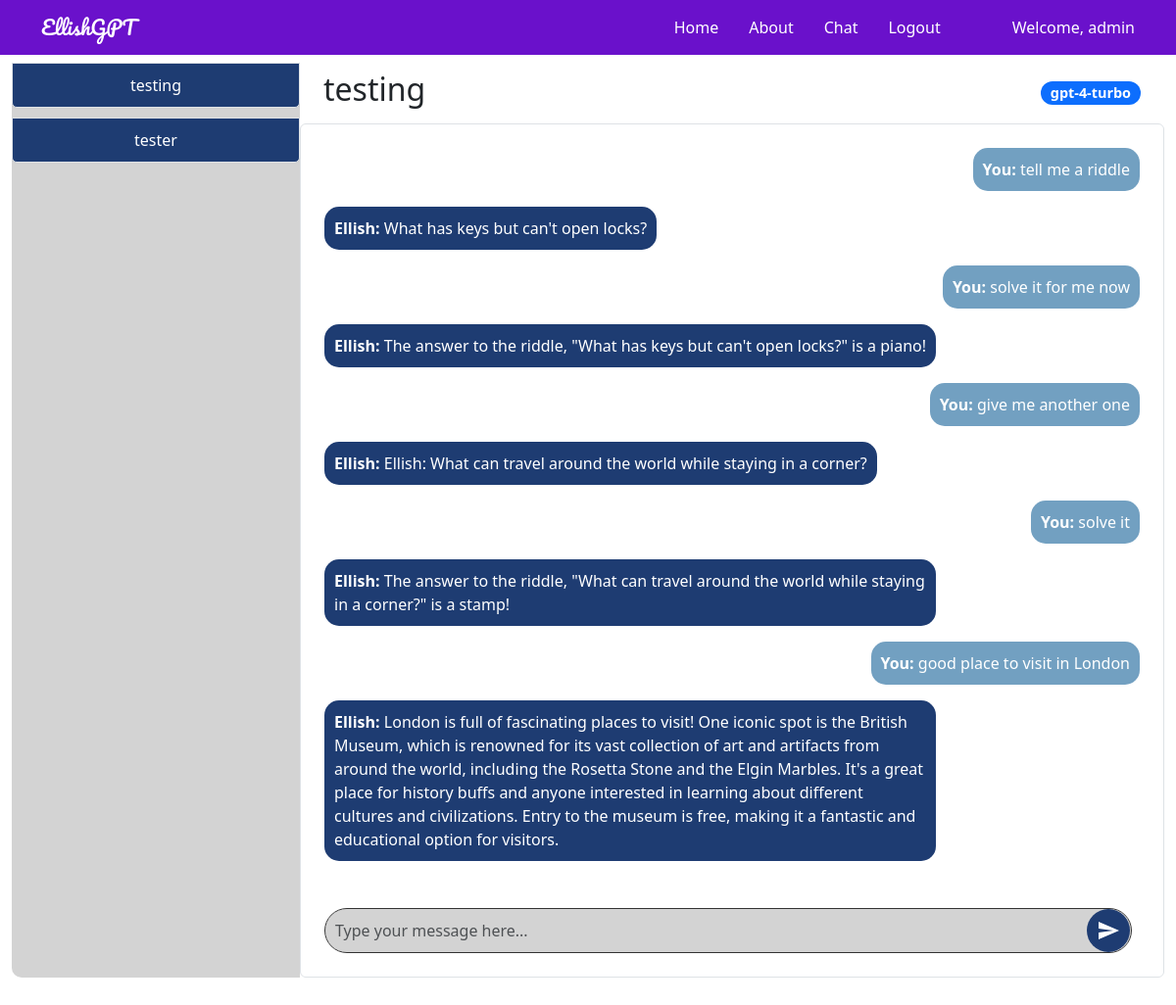
Screenshot of /chat/3 (signed in) with the database file from the repository.
### tables this page shows
CREATE TABLE users (
        userid INTEGER PRIMARY KEY,
        username TEXT NOT NULL UNIQUE,
        password TEXT NOT NULL
    );

CREATE TABLE chats (
        chat_id INTEGER PRIMARY KEY,
        user_id INTEGER,
        model_id INTEGER,
        title TEXT,
        chat TEXT,
        time DATETIME,
        model_name TEXT,
        FOREIGN KEY(user_id) REFERENCES users(userid),
        FOREIGN KEY(model_id) REFERENCES models(modelid)
    );

CREATE TABLE chat_messages (
        id INTEGER PRIMARY KEY AUTOINCREMENT,
        chat_id INTEGER,
        sender TEXT,
        message TEXT,
        timestamp DATETIME DEFAULT CURRENT_TIMESTAMP,
        FOREIGN KEY (chat_id) REFERENCES chats(chat_id)
    );

### genaiserver_wl_folder/flask_app.py (the view, shortened to what this page needs)
@app.route('/chat/<int:chat_id>', methods=['GET', 'POST'])
@login_required
def open_chat(chat_id):
    try:
        g.db = connect_db()
        username = session['username']
        cur = g.db.execute('SELECT userid FROM users WHERE username = ?', (username,))
        user_id = cur.fetchone()[0]
        cur = g.db.execute('SELECT * FROM chats WHERE chat_id = ?', (chat_id,))
        chat = cur.fetchone()
        if chat is None:
            logging.error(f"Chat with id {chat_id} not found.")
            flash("Chat not found.")
            return redirect(url_for('chat'))
        chat_data = dict(time=chat[5], chat=chat[4], title=chat[3], chat_id=chat[0], model_name=chat[6])
        cur_messages = g.db.execute('SELECT sender, message FROM chat_messages WHERE chat_id = ? ORDER BY timestamp DESC LIMIT 10', (chat_id,))
        messages = [{'sender': row[0], 'message': row[1]} for row in cur_messages.fetchall()]
        messages.reverse()  # Reverse to show the latest message at the bottom
        cur2 = g.db.execute('SELECT * FROM chats WHERE user_id = ? ORDER BY time;', (user_id,))
        chats = [dict(time=row[5], chat=row[4], title=row[3], chat_id=row[0], model_name=row[6]) for row in cur2.fetchall()]
        g.db.close()
        return render_template("chat_detail.html", app_data=app_data, chat=chat_data, messages=messages, chats=chats)
    except Exception as e:
        logging.exception(f"Error opening chat {chat_id}: {e}")
        flash("An error occurred while trying to open the chat.")
        return redirect(url_for('chat'))

### genaiserver_wl_folder/flask_app.py (called while the page is built)
def connect_db():
    return sqlite3.connect('serverdatabase.db')

def login_required(f):
    @wraps(f)
    def wrap(*args, **kwargs):
        if 'logged_in' in session:
            return f(*args, **kwargs)
        else:
            flash('You need to login first.')
            return redirect(url_for('login'))
    return wrap

### templates/chat_detail.html (shortened to what this page needs)
{% extends 'layout.html' %} {% block body %}
<div class="container-fluid">
    <div class="row" style="height: 90vh; overflow: hidden">
        <div class="col-md-3 d-flex align-items-stretch p-0">
            <div
                class="list-group sidebar d-flex flex-column justify-content-start w-100"
                style="
                    height: 100%;
                    border-radius: 10px 0 0 10px;
                    background-color: #d3d3d3;
                "
            >
                {% for chat in chats %}
                <div class="position-relative chat-item">
                    <a
                        href="{{ url_for('open_chat', chat_id=chat.chat_id) }}"
                        class="list-group-item list-group-item-action sidebar-item"
                    >
                        {{ chat.title }}
                    </a>
                </div>
                {% endfor %}
            </div>
        </div>
        <div
            class="col-md-9 d-flex flex-column p-0"
            style="
                height: 100%;
                border-radius: 0 10px 10px 0;
                background-color: #ffffff;
            "
        >
            <div
                class="d-flex justify-content-between align-items-center w-100 px-4 py-2"
                style="flex-shrink: 0"
            >
                <h2>{{ chat.title }}</h2>
                <span class="badge bg-primary">{{ chat.model_name }}</span>
            </div>
            <div
                class="chat-box p-4 border rounded bg-white"
                style="
                    flex-grow: 1;
                    padding: 20px;
                    height: 0;
                    border: 2px solid black;
                    overflow-y: auto;
                "
            >
                <div
                    id="chatHistory"
                    class="chat-history mb-4"
                    style="flex-grow: 1; padding-bottom: 1rem"
                >
                    {% for message in messages %}
                    <div
                        class="chat-message {{ 'align-self-end' if message.sender == 'You' else 'align-self-start' }}"
                        style="display: flex; flex-direction: column; align-items: {{ 'flex-end' if message.sender == 'You' else 'flex-start' }};"
                    >
                        <div
                            class="message-bubble {{ 'user-bubble' if message.sender == 'You' else 'bot-bubble' }}"
                            style="{{ 'background-color: #72a0c1; color: white;' if message.sender == 'You' else 'background-color: #1e3c72; color: white;' }}"
                        >
                            <strong>{{ message.sender }}:</strong> {{
                            message.message }}
                        </div>
                    </div>
                    {% endfor %}
                </div>
                <div class="chat-input" style="flex-shrink: 0">
                    <form id="chatForm" class="d-flex align-items-center">
                        <textarea
                            class="form-control me-2"
                            rows="1"
                            name="chat"
                            id="chatInput"
                            placeholder="Type your message here..."
                            style="
                                background-color: #d3d3d3;
                                color: black;
                                border: 1px solid #333;
                                border-radius: 25px;
                                padding: 10px;
                                resize: none;
                                flex-grow: 1;
                                max-height: 100px;
                                overflow-y: auto;
                            "
                        ></textarea>
                        <button
                            class="btn btn-gradient"
                            type="button"
                            onclick="sendChat()"
                            style="
                                background: #1e3c72;
                                color: white;
                                border: none;
                                border-radius: 50%;
                                padding: 10px;
                                display: flex;
                                align-items: center;
                                justify-content: center;
                                position: absolute;
                                right: 10px;
                            "
                        >
                            <svg
                                xmlns="http://www.w3.org/2000/svg"
                                width="24"
                                height="24"
                                fill="white"
                                viewBox="0 0 24 24"
                            >
                                <path
                                    d="M2.01 21l20.99-9-20.99-9-.01 7 15 2-15 2z"
                                />
                            </svg>
                        </button>
                    </form>
                </div>
            </div>
        </div>
    </div>
</div>
{% endblock %}

### templates/layout.html (shortened to what this page needs)
<!doctype html>
<html lang="en">
    <head>
        <link
            href="https://cdn.jsdelivr.net/npm/bootstrap@5.3.0-alpha1/dist/css/bootstrap.min.css"
            rel="stylesheet"
        />
    </head>
    <body style="margin: 0; padding: 0">
        {% include 'includes/_navbar.html' %}
        <main role="main" class="container-fluid pt-5 mt-3">
            {% block body %}{% endblock %}
        </main>
    </body>
</html>

### templates/includes/_navbar.html (shortened to what this page needs)
<nav
    class="navbar navbar-expand-lg navbar-light fixed-top"
    style="background-color: #6a11cb"
>
    <div class="container">
        <a
            class="navbar-brand"
            href="/"
            style="color: white; font-family: &quot;Pacifico&quot;, cursive"
            >{{ app_data['project_name'] }}</a
        >
        <div class="collapse navbar-collapse" id="navbarResponsive">
            <ul class="navbar-nav ml-auto" style="margin-left: auto">
                <li
                    class="nav-item {% if request.path == '/' %}active{% endif %}"
                >
                    <a class="nav-link" href="/" style="color: white">Home</a>
                </li>
                <li
                    class="nav-item {% if request.path == '/about' %}active{% endif %}"
                >
                    <a class="nav-link" href="/about" style="color: white"
                        >About</a
                    >
                </li>
                <li
                    class="nav-item {% if request.path == '/chat' %}active{% endif %}"
                >
                    <a class="nav-link" href="/chat" style="color: white"
                        >Chat</a
                    >
                </li>
                {% if "logged_in" not in session %}
                <li
                    class="nav-item {% if request.path == '/login' %}active{% endif %}"
                >
                    <a class="nav-link" href="/login" style="color: white"
                        >Login</a
                    >
                </li>
                <li
                    class="nav-item {% if request.path == '/register' %}active{% endif %}"
                >
                    <a class="nav-link" href="/register" style="color: white"
                        >Register</a
                    >
                </li>
                {% else %}
                <li
                    class="nav-item {% if request.path == '/logout' %}active{% endif %}"
                >
                    <a class="nav-link" href="/logout" style="color: white"
                        >Logout</a
                    >
                </li>
                {% endif %}
            </ul>
            {% if "logged_in" in session %}
            <span class="navbar-text" style="margin-left: 50px; color: white"
                >Welcome, {{ session['username'] }}</span
            >
            {% endif %}
        </div>
    </div>
</nav>

### templates/layout.html (style rules this page uses)
.navbar-nav .nav-item .nav-link { transition: color 0.3s ease, text-decoration 0.3s ease; }
.navbar-nav .nav-item .nav-link { margin-right: 15px; }

### templates/chat_detail.html (style rules this page uses)
body { opacity: 1; transition: opacity 0.5s ease-in-out; }
.sidebar { background-color: #d3d3d3; height: 100%; flex-grow: 1; }
.sidebar-item { background-color: #1e3c72; color: white; margin-bottom: 10px; border-radius: 5px; padding: 10px; text-align: center; transition: background-color 0.3s, color 0.3s; }
.btn-gradient { background: linear-gradient(135deg, #6e8efb, #a777e3); color: white; border: none; border-radius: 25px; padding: 10px 20px; font-size: 16px; transition: background 0.3s, transform 0.3s; }
.chat-box { display: flex; flex-direction: column; width: 100%; overflow-y: auto; }
.chat-history { flex-grow: 1; overflow-y: auto; padding-bottom: 1rem; }
.chat-message { margin-bottom: 1rem; }
.chat-input { margin-top: 1rem; position: relative; }
textarea { width: 100%; background-color: #d3d3d3; color: black; border: 1px solid #333; border-radius: 25px; padding: 10px; resize: none; flex-grow: 1; max-height: 100px; overflow-y: auto; }
textarea::placeholder { color: #333; }
button { background-color: #1e3c72; color: #fff; border: none; border-radius: 50%; padding: 10px; cursor: pointer; transition: background-color 0.3s; display: flex; align-items: center; justify-content: center; position: absolute; right: 10px; }
.message-bubble { border-radius: 15px; padding: 10px; max-width: 75%; }
.user-bubble { background-color: #72a0c1; color: white; align-self: flex-end; text-align: right; }
.bot-bubble { background-color: #1e3c72; color: white; align-self: flex-start; text-align: left; }
.badge { background-color: #1e3c72; color: white; padding: 5px 10px; border-radius: 15px; font-size: 0.9rem; }

### rows the page displays
users: username "admin"
chats: title "testing", model_name "gpt-4-turbo"
chats: title "tester"
chat_messages: sender "You", message "tell me a riddle"
chat_messages: sender "Ellish", message "What has keys but can't open locks?"
chat_messages: sender "You", message "solve it for me now"
chat_messages: sender "Ellish", message "The answer to the riddle, \"What has keys but can't open locks?\" is a piano!"
chat_messages: sender "You", message "give me another one"
chat_messages: sender "Ellish", message "Ellish: What can travel around the world while staying in a corner?"
chat_messages: sender "You", message "solve it"
chat_messages: sender "Ellish", message "The answer to the riddle, \"What can travel around the world while staying in a corner?\" is a stamp!"
chat_messages: sender "You", message "good place to visit in London"
chat_messages: sender "Ellish", message "London is full of fascinating places to visit! One iconic spot is the British Museum, which is renowned for its vast collection of art and artifacts from around the world, including the Rosetta Stone and the Elgin Marbles. It's a great place for history buffs and anyone interested in learning about different cultures and civilizations. Entry to the museum is free, making it a fantastic and educational option for visitors."

### other values shown
{{ app_data['project_name'] }} "EllishGPT"
